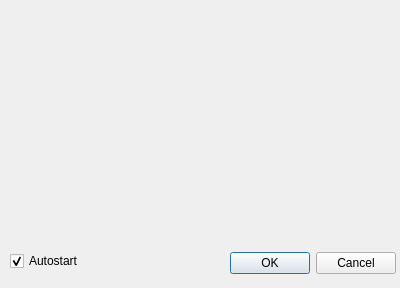
<?xml version="1.0" encoding="UTF-8"?>
<ui version="4.0">
 <class>CreatePluginDialog</class>
 <widget class="QDialog" name="CreatePluginDialog">
  <property name="geometry">
   <rect>
    <x>0</x>
    <y>0</y>
    <width>400</width>
    <height>288</height>
   </rect>
  </property>
  <property name="windowTitle">
   <string>Dialog</string>
  </property>
  <widget class="QDialogButtonBox" name="buttonBox">
   <property name="geometry">
    <rect>
     <x>220</x>
     <y>250</y>
     <width>176</width>
     <height>27</height>
    </rect>
   </property>
   <property name="orientation">
    <enum>Qt::Horizontal</enum>
   </property>
   <property name="standardButtons">
    <set>QDialogButtonBox::Cancel|QDialogButtonBox::Ok</set>
   </property>
  </widget>
  <widget class="QWidget" name="formLayoutWidget">
   <property name="geometry">
    <rect>
     <x>9</x>
     <y>9</y>
     <width>381</width>
     <height>241</height>
    </rect>
   </property>
   <layout class="QFormLayout" name="formLayout">
    <property name="fieldGrowthPolicy">
     <enum>QFormLayout::AllNonFixedFieldsGrow</enum>
    </property>
   </layout>
  </widget>
  <widget class="QCheckBox" name="autostartBox">
   <property name="geometry">
    <rect>
     <x>10</x>
     <y>250</y>
     <width>97</width>
     <height>22</height>
    </rect>
   </property>
   <property name="text">
    <string>Autostart</string>
   </property>
   <property name="checked">
    <bool>true</bool>
   </property>
  </widget>
 </widget>
 <resources/>
 <connections>
  <connection>
   <sender>buttonBox</sender>
   <signal>accepted()</signal>
   <receiver>CreatePluginDialog</receiver>
   <slot>accept()</slot>
   <hints>
    <hint type="sourcelabel">
     <x>248</x>
     <y>254</y>
    </hint>
    <hint type="destinationlabel">
     <x>157</x>
     <y>274</y>
    </hint>
   </hints>
  </connection>
  <connection>
   <sender>buttonBox</sender>
   <signal>rejected()</signal>
   <receiver>CreatePluginDialog</receiver>
   <slot>reject()</slot>
   <hints>
    <hint type="sourcelabel">
     <x>316</x>
     <y>260</y>
    </hint>
    <hint type="destinationlabel">
     <x>286</x>
     <y>274</y>
    </hint>
   </hints>
  </connection>
 </connections>
</ui>
